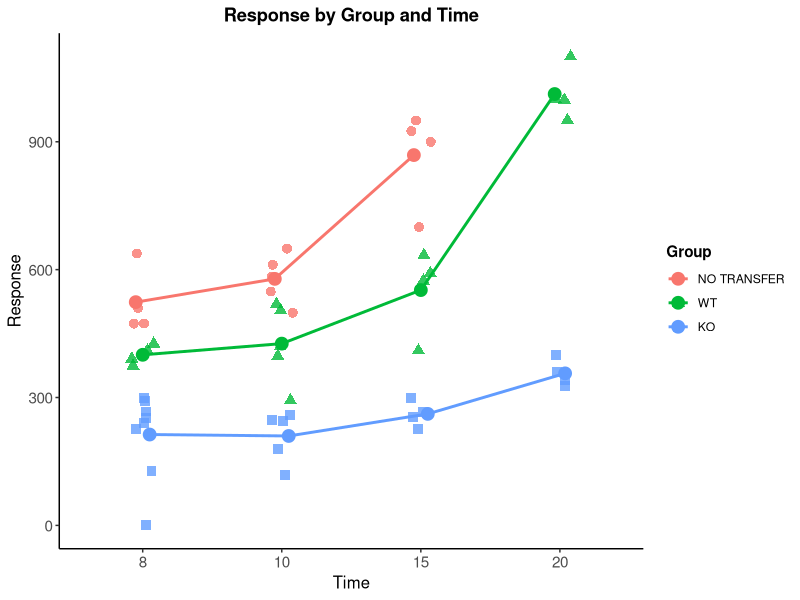
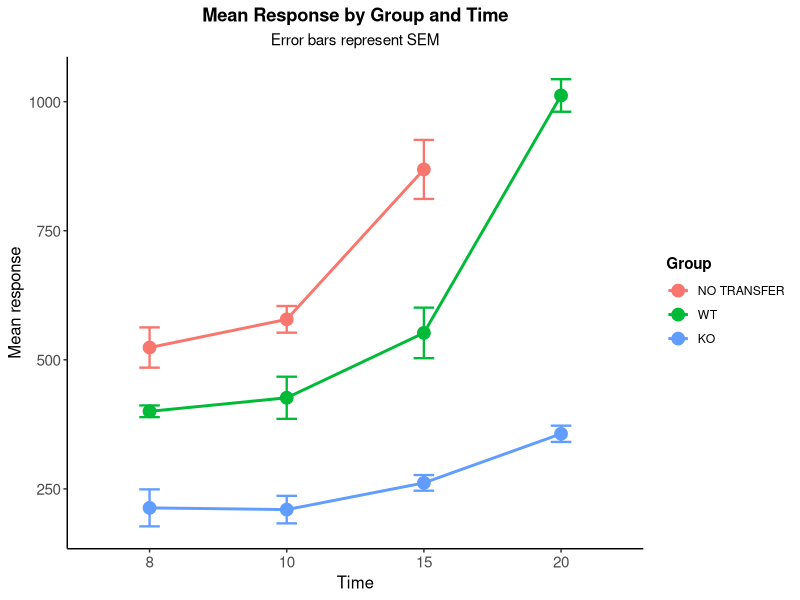

Here is the R script that generated these plots, in order:
############################################################
# Two-way ANOVA:
# Group: NO TRANSFER, WT, KO
# Time: 8, 10, 15
#
# Model:
# Response ~ Group * Time
############################################################


############################################################
# 1. Install required packages
############################################################

required_packages <- c(
  "dplyr",
  "tidyr",
  "ggplot2",
  "car",
  "emmeans"
)

packages_to_install <- required_packages[
  !required_packages %in% rownames(installed.packages())
]

if (length(packages_to_install) > 0) {
  install.packages(packages_to_install)
}


############################################################
# 2. Load packages
############################################################

library(dplyr)
library(tidyr)
library(ggplot2)
library(car)
library(emmeans)

############################################################
# 4. Convert from wide format to long format
############################################################

# Create data frame
data_long <- data.frame(
  Response = c(
    # NO TRANSFER
    509.7, 637.9, 474.1, 473.2,
    548.3, 649.4, 499.1, 583.6, 611.3,
    900, 925, 700, 950,
    
    # WT
    426, 410, 391, 373.8,
    519, 419, 397, 293, 504,
    410, 591.1, 573.8, 633.3,
    950, 998, 1000, 1100,
    
    # KO
    240, 291.7, 0, 127, 299.5, 267, 226.5, 253.3,
    247, 259, 178.9, 245, 119,
    299.5, 267, 226.5, 253.3,
    328.1, 339.9, 358.5, 400
  ),
  
  Time = factor(c(
    # NO TRANSFER
    rep(8, 4),
    rep(10, 5),
    rep(15, 4),
    
    # WT
    rep(8, 4),
    rep(10, 5),
    rep(15, 4),
    rep(20, 4),
    
    # KO
    rep(8, 8),
    rep(10, 5),
    rep(15, 4),
    rep(20, 4)
  )),
  
  Group = factor(c(
    # NO TRANSFER
    rep("NO TRANSFER", 13),
    
    # WT
    rep("WT", 17),
    
    # KO
    rep("KO", 21)
  ), levels = c("NO TRANSFER", "WT", "KO"))
)


aov1=aov(Response ~ Group+Time+Group * Time, data = data_long)
summary(aov1)
TukeyHSD(aov1,'Group:Time')

# ---- exclude the following analysis ----
# Inspect number of observations per group and time
print(
  dplyr::count(data_long, Time, Group)
)

summary_statistics <- data_long %>%
  group_by(Time, Group) %>%
  summarise(
    N = n(),
    Mean = mean(Response, na.rm = TRUE),
    SD = sd(Response, na.rm = TRUE),
    SEM = SD / sqrt(N),
    Median = median(Response, na.rm = TRUE),
    Minimum = min(Response, na.rm = TRUE),
    Maximum = max(Response, na.rm = TRUE),
    .groups = "drop"
  )

print(summary_statistics)


raw_data_plot <- ggplot(
  data_long,
  aes(
    x = Time,
    y = Response,
    color = Group,
    group = Group
  )
) +
  geom_jitter(
    aes(shape = Group),
    width = 0.08,
    size = 3,
    alpha = 0.8
  ) +
  stat_summary(
    fun = mean,
    geom = "point",
    size = 4,
    position = position_dodge(width = 0.15)
  ) +
  stat_summary(
    fun = mean,
    geom = "line",
    linewidth = 1,
    position = position_dodge(width = 0.15)
  ) +
  theme_classic() +
  labs(
    title = "Response by Group and Time",
    x = "Time",
    y = "Response",
    color = "Group",
    shape = "Group"
  ) +
  theme(
    plot.title = element_text(
      hjust = 0.5,
      face = "bold"
    ),
    axis.text = element_text(size = 11),
    axis.title = element_text(size = 12),
    legend.title = element_text(face = "bold")
  )

print(raw_data_plot)

############################################################
# 8. Plot mean +/- SEM
############################################################

summary_plot <- ggplot(
  summary_statistics,
  aes(
    x = Time,
    y = Mean,
    color = Group,
    group = Group
  )
) +
  geom_line(linewidth = 1) +
  geom_point(size = 4) +
  geom_errorbar(
    aes(
      ymin = Mean - SEM,
      ymax = Mean + SEM
    ),
    width = 0.15,
    linewidth = 0.8
  ) +
  theme_classic() +
  labs(
    title = "Mean Response by Group and Time",
    subtitle = "Error bars represent SEM",
    x = "Time",
    y = "Mean response",
    color = "Group"
  ) +
  theme(
    plot.title = element_text(
      hjust = 0.5,
      face = "bold"
    ),
    plot.subtitle = element_text(hjust = 0.5),
    axis.text = element_text(size = 11),
    axis.title = element_text(size = 12),
    legend.title = element_text(face = "bold")
  )

print(summary_plot)

anova_model <- lm(
  Response ~ Group * Time,
  data = data_long
)

# Standard model summary
print(summary(anova_model))

# Standard sequential ANOVA table
print(anova(anova_model))
